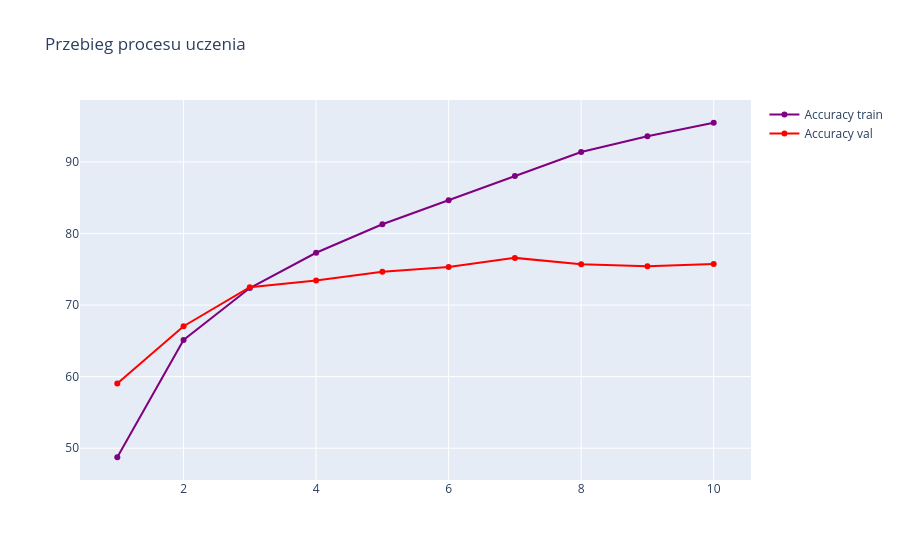

The notebook cell saved with this chart:
### Code cell
plot(h_train, h_test)

### Figure 1 — Plotly figure (JSON) as saved in the notebook; plotly's stock layout.template omitted (floating-point values rounded to 4 significant figures)
{"data": [{"line": {"color": "purple"}, "name": "Accuracy train", "type": "scatter", "x": [1, 2, 3, 4, 5, 6, 7, 8, 9, 10], "y": [48.74, 65.11, 72.37, 77.3, 81.29, 84.64, 88.04, 91.38, 93.58, 95.47]}, {"line": {"color": "red"}, "name": "Accuracy val", "type": "scatter", "x": [1, 2, 3, 4, 5, 6, 7, 8, 9, 10], "y": [59.04, 67.04, 72.5, 73.42, 74.64, 75.32, 76.59, 75.71, 75.42, 75.75]}], "layout": {"title": {"text": "Przebieg procesu uczenia"}}}
